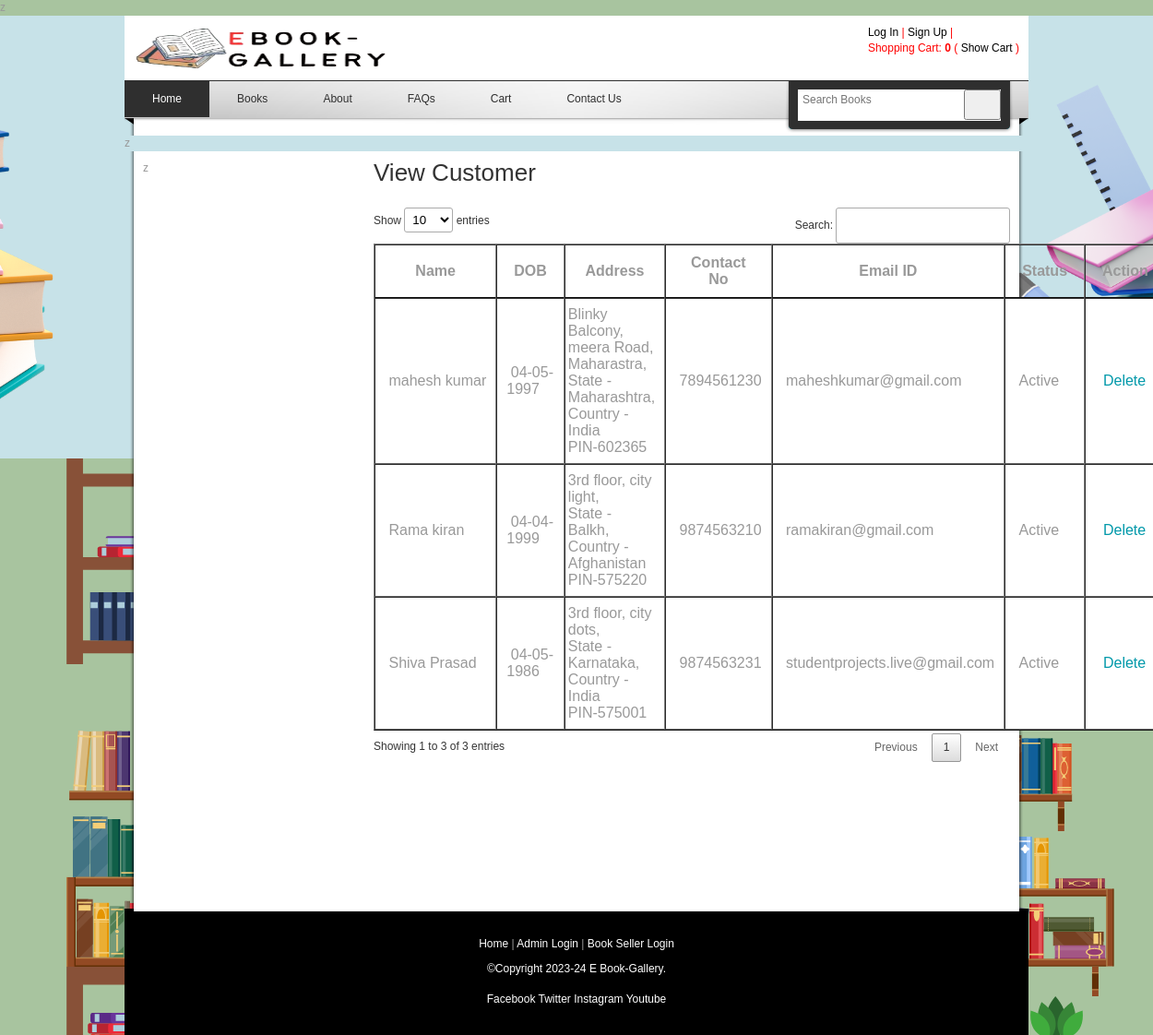
The app's page /viewcustomer.php, older data.
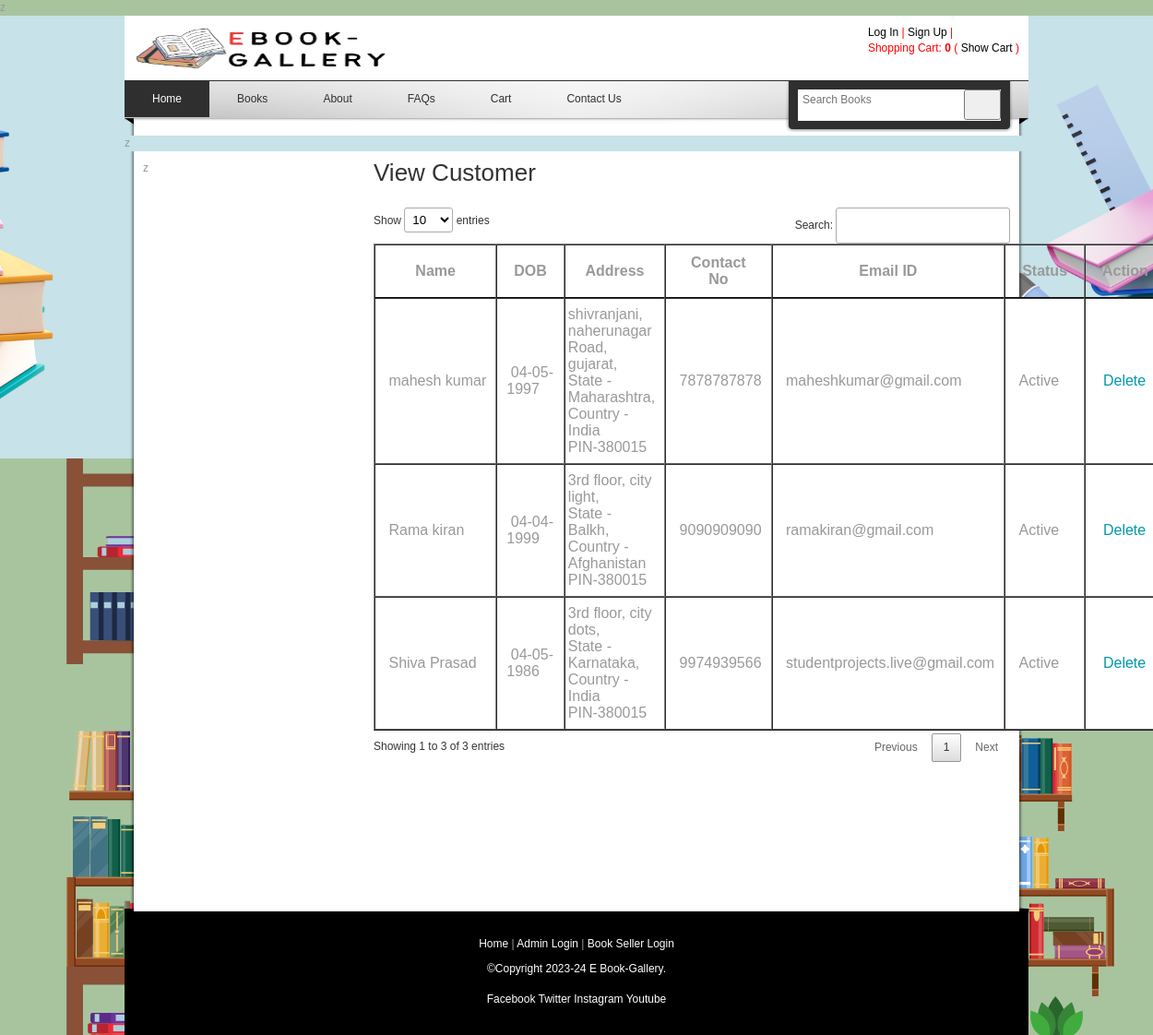
The same page, newer data.
### tables this page shows
CREATE TABLE `customer` (
  `custid` int(11) NOT NULL,
  `custfname` varchar(25) NOT NULL,
  `custlname` varchar(25) NOT NULL,
  `dob` date NOT NULL,
  `email` varchar(50) NOT NULL,
  `c_password` varchar(255) NOT NULL,
  `status` varchar(10) NOT NULL
);

CREATE TABLE `address` (
  `address_id` int(10) NOT NULL,
  `custid` int(10) NOT NULL,
  `address` text NOT NULL,
  `state` varchar(25) NOT NULL,
  `country` varchar(25) NOT NULL,
  `pincode` varchar(10) NOT NULL,
  `contactno` varchar(15) NOT NULL
);

CREATE TABLE `location` (
  `location_id` int(11) NOT NULL,
  `name` varchar(30) NOT NULL,
  `location_type` tinyint(1) NOT NULL COMMENT '0:country,1:state,2:city',
  `parent_id` int(11) NOT NULL COMMENT 'parent location_id',
  `is_visible` tinyint(1) NOT NULL COMMENT '0:visible,1:invisible'
);

### viewcustomer.php (the view, shortened to what this page needs)
<?php
include("header.php");
include("admin_sidebar.php");
include("databaseconnection.php");
?>
        <div id="content" class="float_r">
        	<h2>View Customer</h2>
            <div>
            <form action="" method="post">
            <div >
            <table id="myTable" width="100%"  border="1">
                <thead>
                <tr>
                  <th scope="col">Name</th>
                  <th scope="col">DOB</th>
                  <th scope="col">Address</th>
                  <th scope="col">Contact No</th>
                  <th scope="col">Email ID</th>
                  <th scope="col">Status</th>
                  <th scope="col">Action</th>
                </tr>
              </thead>
                <tbody>
                <?php
				$sql = "SELECT * FROM  `customer` ";
				$rsquery = mysqli_query($con,$sql);
				while($rs = mysqli_fetch_array($rsquery))
				{
					 $qaddress="SELECT * FROM address where custid='$rs[custid]'";
				  $qadd1=mysqli_query($con,$qaddress);
				 $qadd2=mysqli_fetch_array($qadd1);
						$sqlstate = "SELECT * FROM  location  WHERE location_id='$qadd2[state]'";
						$qstate = mysqli_query($con,$sqlstate);
						$rsstate = mysqli_fetch_array($qstate);
						$sqlcountry = "SELECT * FROM  location  WHERE location_id='$qadd2[country]'";
						$qcountry = mysqli_query($con,$sqlcountry);
						$rscountry = mysqli_fetch_array($qcountry);
                echo "<tr>
                  <td>&nbsp;$rs[custfname]&nbsp;$rs[custlname]</td>
                  <td>&nbsp;" . date("d-m-Y",strtotime($rs['dob'])) . "</td>
		            <td style='padding-left: 3px;'>$qadd2[address],<br>State - $rsstate[name],<br>Country - $rscountry[name]<bR>PIN-$qadd2[pincode]</td>
					    <td>&nbsp;$qadd2[contactno]</td>
				         <td>&nbsp;$rs[email]</td>
						    <td>&nbsp;$rs[status]</td>
                  <td>&nbsp;
				  <a onclick='return yesno()' href='viewcustomer.php?delid=$rs[custid]'>Delete</a></td>
                </tr>";
				}
				?>
        </tbody>
              </table>
              </div>
              <p>&nbsp;</p>
            </form>
            </div>
          <div class="content_half float_r checkout"><br />
                <br />
          </div>
          <div class="cleaner h50"></div>
            <h3>&nbsp;</h3>
        </div>
    </div>
  <?php
  include("footer.php");
  ?>

### header.php (shortened to what this page needs)
<?php
$logopath = "images/ebookgellary-logo.png";
$logowidth = "275px";
$logoheight = "55px";
include("databaseconnection.php");
?>
<!DOCTYPE html PUBLIC "-//W3C//DTD XHTML 1.0 Transitional//EN" "http://www.w3.org/TR/xhtml1/DTD/xhtml1-transitional.dtd">
<html xmlns="http://www.w3.org/1999/xhtml">
<head>
	<link href="templatemo_style.css" rel="stylesheet" type="text/css" />
	<link rel="stylesheet" href="nivo-slider.css" type="text/css" media="screen" />
	<link rel="stylesheet" type="text/css" href="css/ddsmoothmenu.css" />
	<link rel="stylesheet" type="text/css" href="css/jquery.dataTables.min.css" />
</head>
<body>
	<div id="templatemo_body_wrapper">
		<div id="templatemo_wrapper">
			<div id="templatemo_header" style="background-color:#FFF">
				<div style="color:#F00;">
					<div>
						<a href="index.php"><img src="<?php echo $logopath; ?>" ALIGN="middle" style="width: <?php echo $logowidth; ?>;height:  <?php echo $logoheight; ?>;"></a>
						<span style="float: right;">
							<?php
							if (isset($_SESSION['loginid'])) {
								if ($_SESSION['logintype'] == "Administrator") {
									echo "<b><a href='logout.php'  style='color:#F00'>Logout</a></b>";
								} else if ($_SESSION['logintype'] == "bookseller") {
									echo "<b> <a href='changebooksellerprofile.php'  style='color:#F00'>My Account</a> <a href='logout.php'  style='color:#F00'>Logout</a></b>";
								} else {
									echo "<b><a href='changecustomerprofile.php'  style='color:#F00'>My Account</a> | <a href='logout.php'  style='color:#F00'>Logout</a></b>";
								}
							} else {
								echo "<b><a href='login.php' style='color:#000'>Log In</a></b> | ";
								echo "<b><a href='registration.php' style='color:#000'>Sign Up</a></b> | ";
							}
							?><br>
							Shopping Cart: <strong>
								<?php
								$sqlnocart = "SELECT * FROM purchase WHERE cust_id='" . $_SESSION['cid'] . "' AND purchasestatus='Pending'";
								$qsqlnocart = mysqli_query($con, $sqlnocart);
								$cartcount = mysqli_num_rows($qsqlnocart);
								if ($cartcount == 0) {
									echo 0;
								}
								?> </strong>
							( <a href="viewcart.php" style='color:#000'>Show Cart</a> )
						</span>
					</div>
				</div>
			</div>
			<div id="templatemo_menubar">
				<div id="top_nav" class="ddsmoothmenu">
					<ul>
						<li><a href="index.php" class="selected">Home</a></li>
						<li><a href="booklist.php">Books</a>
						</li>
						<li><a href="about.php">About</a></li>
						<li><a href="faqs.php">FAQs</a></li>
						<li><a href="viewcart.php">Cart</a></li>
						<li><a href="contact.php">Contact Us</a></li>
					</ul>
					<br style="clear: left" />
				</div>
				<div id="templatemo_search">
					<form action="booklist.php" method="get">
						<input type="text" value="" name="keyword" placeholder="Search Books" id="keyword" title="keyword" onfocus="clearText(this)" onblur="clearText(this)" class="txt_field" />
						<input type="submit"  name="Search" value=" " alt="Search" id="searchbutton" title="Search" class="sub_btn" />
					</form>
				</div>
			</div>

### databaseconnection.php (shortened to what this page needs)
?>z

### admin_sidebar.php (shortened to what this page needs)
<?php
include("databaseconnection.php");
?>
    <div id="templatemo_main">

### footer.php
   <div id="templatemo_footer" >
    	<p><a href="index.php">Home</a>
		<?php
		if(!isset($_SESSION['loginid']) && !isset($_SESSION['seller_id']))
		{
		?>
		 |  <a href="adminlogin.php">Admin Login</a> | <a href="booksellerlogin.php">Book Seller Login</a>
		<?php
		}
		?>
		</p>
    	<span style="color: white;">©Copyright 2023-24 E Book-Gallery.</span><br><br>
      <a href="https://facebook.com" target="_blank"> Facebook </a>
      <a href="https://twitter.com" target="_blank">  Twitter </a>
	  <a href="https://www.instagram.com" target="_blank">  Instagram </a>
	  <a href="https://www.C.com/" target="_blank"> Youtube </a>
    </div>
</div>
</div>
</body>
</html>

### templatemo_style.css (style rules this page uses)
body { margin: 0; padding: 0; color: #999; font-family: Tahoma, Geneva, sans-serif; font-size: 12px; line-height: 1.4em; background-color: #665f5f; background-repeat: repeat; background-image: url(images/templatemo_body.jpg) }
a, a:link, a:visited { color: #0299aa; font-weight: normal; text-decoration: none }
p { margin: 0 0 10px 0; padding: 0; }
img { border: none; }
h1, h2, h3, h4, h5, h6 { color: #333; font-weight: normal; }
h2 { font-size: 26px; margin: 0 0 25px; padding: 5px 0 }
h3 { font-size: 20px; margin: 0 0 20px; padding: 0; }
.cleaner { clear: both }
.h50 { height: 50px }
.float_r { float: right }
#templatemo_body_wrapper { width: 100%; background: url(images/templatemo_body_top.jpg) repeat-x top }
#templatemo_wrapper { width: 980px; margin: 0 auto; }
#templatemo_header { width: 960px; height: 50px; padding: 10px 10px; }
#templatemo_menubar { width: 980px; height: 60px; background: url(images/templatemo_menubar.png) no-repeat; }
#templatemo_main { width: 940px; padding: 10px 20px; background: url(images/templatemo_main_bg.png) repeat-y }
#content { width: 690px }
#templatemo_footer { width: 960px; padding: 30px 10px; text-align: center; background: url(images/templatemo_footer.png) no-repeat top }
#templatemo_search { float: right; margin: 10px 30px 0; width: 220px; height: 34px; background-color: #FFF; }
#templatemo_search form { margin: 0; padding: 0; }
#templatemo_search .txt_field { float: left; display: block; height: 22px; line-height: 22px; width: 170px; color: #999; font-size: 12px; padding: 5px; font-variant: normal; border: none; background: none; }
#templatemo_search .sub_btn { float: right; display: block; color: #b42c2c; height: 33px; width: 40px; font-size: 11px; font-weight: 700; line-height: 26px; cursor: pointer; }
.content_half { width: 320px }
#templatemo_footer { color: #999; background-color: black; }
#templatemo_footer a { color: #fff; }

### css/ddsmoothmenu.css (style rules this page uses)
.ddsmoothmenu { float: left; }
.ddsmoothmenu ul { z-index:100; margin: 0; padding: 0; list-style-type: none; }
.ddsmoothmenu ul li { position: relative; display: inline; float: left; }
.ddsmoothmenu ul li a { display: block; padding: 0 30px; height: 40px; line-height: 40px; font-size: 12px; color: #2f2f2f; text-decoration: none; outline: none; text-align: center; }
.ddsmoothmenu ul li a.selected, .ddsmoothmenu ul li a:hover { color: #fff; background: #2f2f2f; }

### header.php (style rules this page uses)
input, select { line-height: 2em; }

Row changes from the older to the newer data that the page shows:
changed through a linked row, customer "Rama": address.pincode "575220" → "380015"; address.contactno "9874563210" → "9090909090"
changed through a linked row, customer "mahesh": address.address "Blinky Balcony, meera Road, Maharastra" → "shivranjani, naherunagar Road, gujarat"; address.pincode "602365" → "380015"; address.contactno "7894561230" → "7878787878"
changed through a linked row, customer "Shiva": address.pincode "575001" → "380015"; address.contactno "9874563231" → "9974939566"
